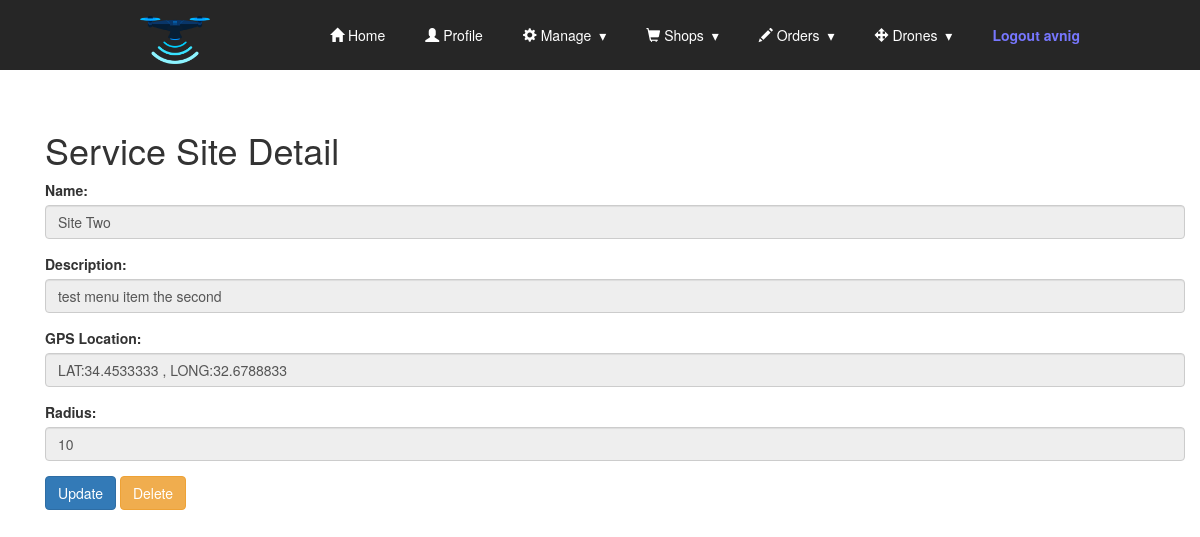
The page /shops/service_site/2/detail (signed in) on the database its author committed.
### shops/models.py (models this page shows, shortened)
class ServiceSite(models.Model): #Locations where there is a drone service
    name = models.CharField(max_length=20,blank=False)
    description = models.CharField(max_length=50, blank=True)
    lat = models.FloatField(null=True)
    long = models.FloatField(null=True)
    radius = models.IntegerField(default=10)

### shops/views.py (the view)
# urls.py: path('service_site/<int:id>/detail',ServiceSiteDetailView.as_view(),name='service_site_detail'),
@method_decorator(login_required, name='dispatch')
class ServiceSiteDetailView(DetailView):
    template_name = 'service_sites/servicesite_detail.html'
    model=ServiceSite
    form_class = ServiceSiteModelForm
    def get_object(self):
        id_ = self.kwargs.get("id")
        return get_object_or_404(ServiceSite,id=id_)

### shops/templates/service_sites/servicesite_detail.html (shortened to what this page needs)
<!DOCTYPE html>
{% extends "base.html" %}
{% block content %}
<div class="container">
<br><br>
  <h1>Service Site Detail</h1>
  <form method="POST">
    <div class="form-group">
        <label for="name">Name:</label>
        <input type="text" class="form-control" id="name" value='{{ servicesite.name }}' disabled>
    </div>
    <div class="form-group">
        <label for="description">Description:</label>
        <input type="text" class="form-control" id="description" value="{{ servicesite.description }}" disabled>
    </div>
    <div class="form-group">
        <label for="gps">GPS Location:</label>
        <input type="text" class="form-control" id="gps" value='LAT:{{ servicesite.lat }} , LONG:{{ servicesite.long }}' disabled>
    </div>
    <div class="form-group">
        <label for="radius">Radius:</label>
        <input type="text" class="form-control" id="radius" value="{{ servicesite.radius }}" disabled>
    </div>
    <a href="{% url 'shops:service_site_update' servicesite.id %}"><button type="button" class="btn btn-primary">Update</button></a>
    <a href="{% url 'shops:service_site_delete' servicesite.id %}"><button type="button" class="btn btn-warning">Delete</button></a>
  </form>
</div>
{% endblock %}

### templates/Base.html (shortened to what this page needs)
{% load static %}
<!DOCTYPE html>
<html>
<head>
  <link rel="stylesheet" href="https://maxcdn.bootstrapcdn.com/bootstrap/3.4.1/css/bootstrap.min.css">
  <link rel="stylesheet" href="{% static 'css/styles.css' %}">
  <link rel="stylesheet" href="{% static 'css/resp_nav_style.css' %}">
</head>
<body>
  <section class="nav-bar">
  <div class="nav-container">
    <div class="brand">
      <a class="brand" href="{% url 'index' %}"><img src="{% static 'dronebar/drone.png' %}" alt="Dronebar"></a>
    </div>
    <nav>
      <ul class="nav-list">
        <li class="active"><a href="{% url 'index' %}"><span class="glyphicon glyphicon-home"></span> Home</a></li>
        <li class="active"><a href="{% url 'accounts:profile' %}"><span class="glyphicon glyphicon-user"></span> Profile</a></li>
        <li>
          <a class="dropdown-toggle" data-toggle="dropdown" href="#"><span class="glyphicon glyphicon-cog"></span> Manage
          </a>
        </li>
        <li>
          <a class="dropdown-toggle" data-toggle="dropdown" href="#"><span class="glyphicon glyphicon-shopping-cart"></span> Shops
          </a>
        </li>
        <li>
          <a class="dropdown-toggle" data-toggle="dropdown" href="#"><span class="glyphicon glyphicon-pencil"></span> Orders
          </a>
        </li>
        <li>
          <a class="dropdown-toggle" data-toggle="dropdown" href="#"><span class="glyphicon glyphicon-move"></span> Drones
          </a>
        </li>
        <li><a href="{% url 'accounts:logout' %}" id="emp">Logout {{request.user}}</a></li>
      </ul>
    </nav>
  </div>
</section>
    <div class="container">
      {% block content %}
      {% endblock %}
    </div>
</body>
</html>

### static/css/styles.css (style rules this page uses)
#emp { color:#7777ff; text-color:#9999ff; font-weight: bold; }
.active { background-color: #04AA6D; color: white; }

### static/css/resp_nav_style.css (style rules this page uses)
body { margin: 0; padding: 0; }
.nav-bar { height: 70px; background: #262626; }
.brand { position: absolute; padding-left: 20px; float: left; line-height: 70px; text-transform: uppercase; font-size: 1.4em; }
.brand a img { max-height: 70px; }
.brand a, .brand a:visited { color: #ffffff; text-decoration: none; }
.nav-container { max-width: 1000px; margin: 0 auto; }
nav { float: right; }
nav ul { list-style: none; margin: 0; padding: 0; }
nav ul li { float: left; position: relative; }
nav ul li a, nav ul li a:visited { display: block; padding: 0 20px; line-height: 70px; background: #262626; color: #ffffff; text-decoration: none; }
nav ul li a:not(:only-child):after, nav ul li a:visited:not(:only-child):after { padding-left: 4px; content: ' ▾'; }
@media screen and (min-width: 799px) { .nav-list { display: block !important; } }

### rows shown on the page
ServiceSite: name "Site Two", description "test menu item the second", lat "LAT:34.4533333 , LONG:32.6788833", radius "10"

### other values the page prints
{{ request.user }} "avnig"
